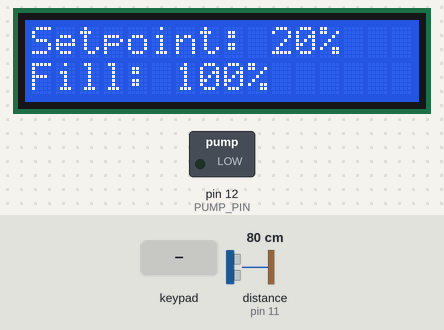
Simulated run of this sketch. Board: Arduino Uno, built with avr-gcc and run on an emulated ATmega328P. On the bench: 16×2 character LCD, switched loads named in the sketch (green lamp = pin HIGH). The test bench sets the inputs (shaded band); at power-on: distance to the obstacle (sensor on pin 11) 80 cm. The echo pulse lasts 58.3 µs per cm; what the sketch prints to the serial monitor is not drawn.

Above: at 1.2 s.
1.3 s: distance to the obstacle (sensor on pin 11) set to 20 cm
4.4 s: distance to the obstacle (sensor on pin 11) set to 17 cm
At 6.2 s:
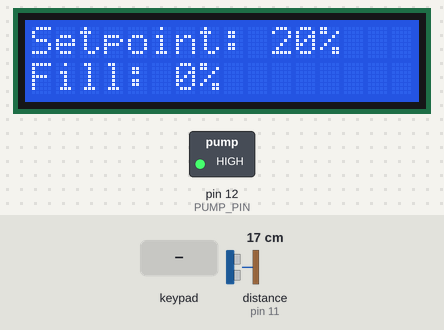
6.5 s: key '1' pressed
At 7.2 s:
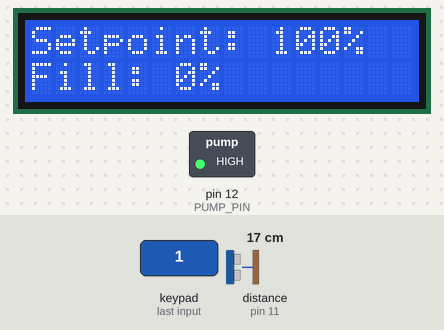
8.1 s: keypad keys 9 8 7 6 pressed 0.4 s apart
At 10.6 s:
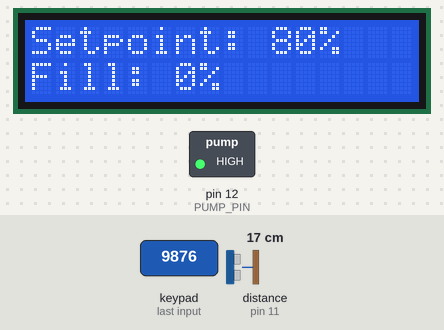
11.4 s: key '4' pressed
14.5 s: distance to the obstacle (sensor on pin 11) set to 11 cm
At 15.7 s:
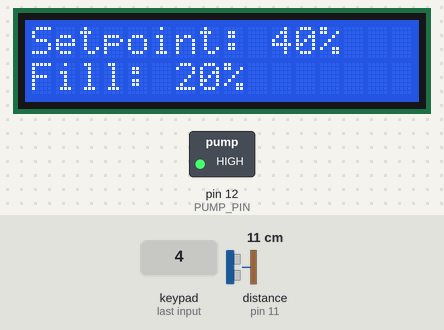
16.4 s: distance to the obstacle (sensor on pin 11) set to 8 cm
At 17.7 s:
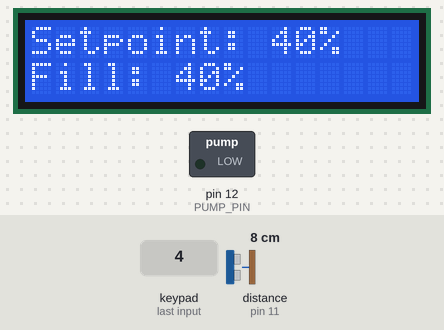
Timing chart, 0 to 19.4 s (numbered marks = the images above; inputs shaded):
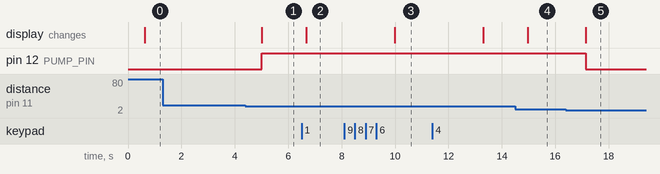

Measured:
- the behaviour switches between 19 and 18 cm on distance to the obstacle (sensor on pin 11) (found by bisection; images 0 and 1)
- the behaviour switches between 10 and 9 cm on distance to the obstacle (sensor on pin 11) (found by bisection; images 4 and 5)
- after the input at 1.3 s, every drawn part: stays the same
- after the input at 4.4 s, pin 12 (PUMP_PIN): LOW → HIGH after 0.61 s; the display: changes after 0.61 s (image 1)
- after the input at 6.5 s, the display: changes after 0.17 s (image 2)
- after the input at 8.1 s, the display: changes after 1.9 s (image 3)
- after the input at 14.5 s, the display: changes after 0.47 s (image 4)
- after the input at 16.4 s, pin 12 (PUMP_PIN): HIGH → LOW after 0.74 s; the display: changes after 0.74 s (image 5)

The sketch:

bueno.ino
```cpp
#include <Wire.h>
#include <LiquidCrystal_I2C.h>
#include <Keypad.h>
#include <NewPing.h>

// Configuration of the LCD
LiquidCrystal_I2C lcd(0x27, 16, 2);

// Configuration of the matrix keypad
const byte ROWS = 4;
const byte COLS = 4;
char keys[ROWS][COLS] = {
  {'1', '2', '3', 'A'},
  {'4', '5', '6', 'B'},
  {'7', '8', '9', 'C'},
  {'*', '0', '#', 'D'}
};
byte rowPins[ROWS] = {9, 8, 7, 6};
byte colPins[COLS] = {5, 4, 3, 2};

// Configuration of the ultrasonic sensor
const int TRIG_PIN = 10;
const int ECHO_PIN = 11;
NewPing sonar(TRIG_PIN, ECHO_PIN, 18);

// Configuration of the pump
const int PUMP_PIN = 12;  // Assign the pump control to pin 12

Keypad keypad = Keypad(makeKeymap(keys), rowPins, colPins, ROWS, COLS);

int fillPercentageThreshold = 20;  // Default fill percentage threshold for the pump

void setup() {
  pinMode(PUMP_PIN, OUTPUT);
  Serial.begin(9600);
  lcd.init();
  lcd.backlight();
  lcd.setCursor(0, 0);
  lcd.print("Welcome!");
}

void loop() {
  const int numReadings = 10;
  float total = 0;
  float average = 0;

  for (int i = 0; i < numReadings; i++) {
    delay(50);
    unsigned int uS = sonar.ping();
    float cm = (float)uS / US_ROUNDTRIP_CM;
    total += cm;
  }

  average = total / numReadings;
  average = round(average * 10.0) / 10.0;

  int fillPercentage = calculateFillPercentage(average);

  lcd.setCursor(0, 0);
  lcd.print("Setpoint: ");
  lcd.print(fillPercentageThreshold);
  lcd.print("%     ");

  lcd.setCursor(0, 1);
  lcd.print("Fill: ");
  lcd.print(fillPercentage);
  lcd.print("%    ");

  // Keypad handling
  char key = keypad.getKey();
  if (key && isdigit(key)) {  // Only consider numeric keys
    int newThreshold = (key - '0') * 10;  // Assuming single digit followed by 0 (e.g., pressing '4' sets 40%)

    if(newThreshold == 10){
      newThreshold = 100;
    }

    if (newThreshold == 20 || newThreshold == 40 || newThreshold == 60 || newThreshold == 80 || newThreshold == 100) {
      fillPercentageThreshold = newThreshold;
      lcd.setCursor(0, 0);
      lcd.print("Setpoint: ");
      lcd.print(fillPercentageThreshold);
      lcd.print("%     ");
      Serial.print("New Setpoint: ");
      Serial.println(fillPercentageThreshold);
    } else {
      Serial.println("Invalid setpoint. Try 20, 40, 60, 80, 100.");
      Serial.println(newThreshold);
    }
  }

  // Pump control based on user-set threshold
  if (fillPercentage < fillPercentageThreshold) {
    digitalWrite(PUMP_PIN, HIGH);  // Activate the pump
    Serial.println("Pump Activated");
  } else {
    digitalWrite(PUMP_PIN, LOW);  // Deactivate the pump
    Serial.println("Pump Deactivated");
  }

  Serial.print("Measured Fill: ");
  Serial.println(fillPercentage);
}

int calculateFillPercentage(float cm) {
  if (cm >= 14.0) return 0;   // No fill for 14.0 cm and above
  if (cm >= 13.0) return 0;   // Still no fill for 13.0 cm to less than 14.0 cm

  if (cm >= 12.0) return 20;  // 20% fill for 12.0 cm to less than 13.0 cm
  if (cm >= 11.0) return 20;  // Still 20% fill for 11.0 cm to less than 12.0 cm
  if (cm >= 10.0) return 20;  // Still 20% fill for 10.0 cm to less than 11.0 cm

  if (cm >= 9.0) return 40;   // 40% fill for 9.0 cm to less than 10.0 cm
  if (cm >= 8.0) return 40;   // Still 40% fill for 8.0 cm to less than 9.0 cm

  if (cm >= 7.0) return 60;   // 60% fill for 7.0 cm to less than 8.0 cm
  if (cm >= 6.0) return 60;   // Still 60% fill for 6.0 cm to less than 7.0 cm
  if (cm >= 5.0) return 60;   // Still 60% fill for 5.0 cm to less than 6.0 cm

  if (cm >= 4.0) return 80;   // 80% fill for 4.0 cm to less than 5.0 cm
  if (cm >= 3.0) return 80;   // Still 80% fill for 3.0 cm to less than 4.0 cm

  return 100;                 // 100% fill for less than 3.0 cm
}
```
